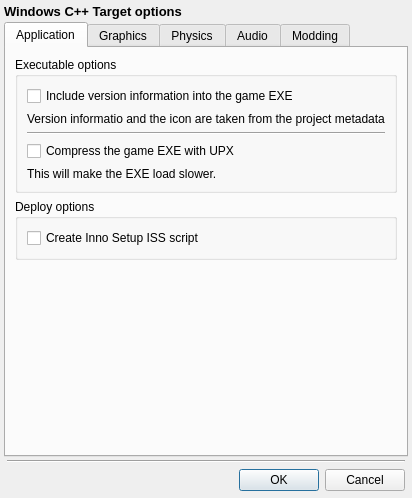
<?xml version="1.0" encoding="UTF-8"?>
<ui version="4.0">
 <class>Config</class>
 <widget class="QDialog" name="Config">
  <property name="geometry">
   <rect>
    <x>0</x>
    <y>0</y>
    <width>379</width>
    <height>498</height>
   </rect>
  </property>
  <property name="sizePolicy">
   <sizepolicy hsizetype="Preferred" vsizetype="Maximum">
    <horstretch>0</horstretch>
    <verstretch>0</verstretch>
   </sizepolicy>
  </property>
  <property name="windowTitle">
   <string>C++ settings</string>
  </property>
  <layout class="QVBoxLayout" name="verticalLayout">
   <property name="spacing">
    <number>3</number>
   </property>
   <property name="margin">
    <number>4</number>
   </property>
   <item>
    <widget class="QLabel" name="label">
     <property name="sizePolicy">
      <sizepolicy hsizetype="Preferred" vsizetype="Fixed">
       <horstretch>0</horstretch>
       <verstretch>0</verstretch>
      </sizepolicy>
     </property>
     <property name="font">
      <font>
       <pointsize>10</pointsize>
       <weight>75</weight>
       <bold>true</bold>
      </font>
     </property>
     <property name="text">
      <string>Windows C++ Target options</string>
     </property>
    </widget>
   </item>
   <item>
    <widget class="QTabWidget" name="tabWidget_2">
     <property name="currentIndex">
      <number>0</number>
     </property>
     <widget class="QWidget" name="tab">
      <attribute name="title">
       <string>Application</string>
      </attribute>
      <layout class="QVBoxLayout" name="verticalLayout_17">
       <item>
        <widget class="QGroupBox" name="groupBox_4">
         <property name="title">
          <string>Executable options</string>
         </property>
         <layout class="QVBoxLayout" name="verticalLayout_18">
          <item>
           <widget class="QCheckBox" name="checkBox_8">
            <property name="text">
             <string>Include version information into the game EXE</string>
            </property>
           </widget>
          </item>
          <item>
           <widget class="QLabel" name="label_18">
            <property name="text">
             <string>Version informatio and the icon are taken from the project metadata</string>
            </property>
           </widget>
          </item>
          <item>
           <widget class="Line" name="line_5">
            <property name="orientation">
             <enum>Qt::Horizontal</enum>
            </property>
           </widget>
          </item>
          <item>
           <widget class="QCheckBox" name="checkBox_9">
            <property name="text">
             <string>Compress the game EXE with UPX</string>
            </property>
           </widget>
          </item>
          <item>
           <widget class="QLabel" name="label_19">
            <property name="text">
             <string>This will make the EXE load slower.</string>
            </property>
           </widget>
          </item>
         </layout>
        </widget>
       </item>
       <item>
        <widget class="QGroupBox" name="groupBox_5">
         <property name="title">
          <string>Deploy options</string>
         </property>
         <layout class="QVBoxLayout" name="verticalLayout_19">
          <item>
           <widget class="QCheckBox" name="checkBox_13">
            <property name="text">
             <string>Create Inno Setup ISS script</string>
            </property>
           </widget>
          </item>
         </layout>
        </widget>
       </item>
       <item>
        <spacer name="verticalSpacer_9">
         <property name="orientation">
          <enum>Qt::Vertical</enum>
         </property>
         <property name="sizeHint" stdset="0">
          <size>
           <width>20</width>
           <height>40</height>
          </size>
         </property>
        </spacer>
       </item>
      </layout>
     </widget>
     <widget class="QWidget" name="graphicsOptions">
      <attribute name="title">
       <string>Graphics</string>
      </attribute>
      <layout class="QVBoxLayout" name="verticalLayout_10">
       <property name="spacing">
        <number>0</number>
       </property>
       <property name="margin">
        <number>0</number>
       </property>
       <item>
        <widget class="QFrame" name="frame">
         <layout class="QVBoxLayout" name="verticalLayout_2">
          <property name="spacing">
           <number>3</number>
          </property>
          <property name="margin">
           <number>3</number>
          </property>
          <item>
           <widget class="QLabel" name="label_8">
            <property name="text">
             <string>Graphics API:</string>
            </property>
           </widget>
          </item>
          <item>
           <layout class="QHBoxLayout" name="horizontalLayout">
            <item>
             <widget class="QRadioButton" name="radioButton">
              <property name="text">
               <string>OpenGL</string>
              </property>
             </widget>
            </item>
            <item>
             <widget class="QRadioButton" name="radioButton_2">
              <property name="enabled">
               <bool>false</bool>
              </property>
              <property name="text">
               <string>DirectX</string>
              </property>
             </widget>
            </item>
           </layout>
          </item>
          <item>
           <widget class="QLabel" name="label_6">
            <property name="text">
             <string>Currently, only OpenGL is supported.</string>
            </property>
           </widget>
          </item>
          <item>
           <widget class="Line" name="line">
            <property name="orientation">
             <enum>Qt::Horizontal</enum>
            </property>
           </widget>
          </item>
          <item>
           <widget class="QStackedWidget" name="stackedWidget">
            <property name="currentIndex">
             <number>0</number>
            </property>
            <widget class="QWidget" name="gl">
             <layout class="QVBoxLayout" name="verticalLayout_4">
              <property name="spacing">
               <number>2</number>
              </property>
              <property name="margin">
               <number>2</number>
              </property>
              <item>
               <widget class="QLabel" name="label_3">
                <property name="font">
                 <font>
                  <pointsize>10</pointsize>
                  <weight>75</weight>
                  <bold>true</bold>
                 </font>
                </property>
                <property name="text">
                 <string>OpenGL Settings</string>
                </property>
               </widget>
              </item>
              <item>
               <widget class="QTabWidget" name="tabWidget">
                <property name="currentIndex">
                 <number>0</number>
                </property>
                <widget class="QWidget" name="glVersion">
                 <attribute name="title">
                  <string>OpenGL Version</string>
                 </attribute>
                 <layout class="QVBoxLayout" name="verticalLayout_6">
                  <property name="spacing">
                   <number>2</number>
                  </property>
                  <property name="margin">
                   <number>3</number>
                  </property>
                  <item>
                   <widget class="QCommandLinkButton" name="commandLinkButton">
                    <property name="enabled">
                     <bool>false</bool>
                    </property>
                    <property name="sizePolicy">
                     <sizepolicy hsizetype="Preferred" vsizetype="Preferred">
                      <horstretch>0</horstretch>
                      <verstretch>0</verstretch>
                     </sizepolicy>
                    </property>
                    <property name="text">
                     <string>OpenGL 1.1</string>
                    </property>
                    <property name="checkable">
                     <bool>true</bool>
                    </property>
                    <property name="description">
                     <string>Best for 2D games, does not support effects and filters.</string>
                    </property>
                   </widget>
                  </item>
                  <item>
                   <widget class="QCommandLinkButton" name="commandLinkButton_2">
                    <property name="enabled">
                     <bool>false</bool>
                    </property>
                    <property name="sizePolicy">
                     <sizepolicy hsizetype="Preferred" vsizetype="Preferred">
                      <horstretch>0</horstretch>
                      <verstretch>0</verstretch>
                     </sizepolicy>
                    </property>
                    <property name="text">
                     <string>OpenGL ES 2.1</string>
                    </property>
                    <property name="checkable">
                     <bool>true</bool>
                    </property>
                    <property name="description">
                     <string>Supposts some effects and filters. Does not support tesselation.</string>
                    </property>
                   </widget>
                  </item>
                  <item>
                   <widget class="QCommandLinkButton" name="commandLinkButton_3">
                    <property name="sizePolicy">
                     <sizepolicy hsizetype="Preferred" vsizetype="Preferred">
                      <horstretch>0</horstretch>
                      <verstretch>0</verstretch>
                     </sizepolicy>
                    </property>
                    <property name="text">
                     <string>OpenGL 3.3</string>
                    </property>
                    <property name="checkable">
                     <bool>true</bool>
                    </property>
                    <property name="checked">
                     <bool>true</bool>
                    </property>
                    <property name="description">
                     <string>Supposts all effects and filters. Does not support tesselation. Requires modern hardware.</string>
                    </property>
                   </widget>
                  </item>
                  <item>
                   <widget class="QCommandLinkButton" name="commandLinkButton_4">
                    <property name="enabled">
                     <bool>false</bool>
                    </property>
                    <property name="sizePolicy">
                     <sizepolicy hsizetype="Preferred" vsizetype="Preferred">
                      <horstretch>0</horstretch>
                      <verstretch>0</verstretch>
                     </sizepolicy>
                    </property>
                    <property name="text">
                     <string>OpenGL 4.0</string>
                    </property>
                    <property name="checkable">
                     <bool>true</bool>
                    </property>
                    <property name="description">
                     <string>Supports all effects and tesselation. Requires newest hardware.</string>
                    </property>
                   </widget>
                  </item>
                 </layout>
                </widget>
                <widget class="QWidget" name="fllback">
                 <attribute name="title">
                  <string>Fallback options</string>
                 </attribute>
                 <layout class="QVBoxLayout" name="verticalLayout_7">
                  <property name="spacing">
                   <number>3</number>
                  </property>
                  <property name="margin">
                   <number>3</number>
                  </property>
                  <item>
                   <widget class="QGroupBox" name="groupBox_2">
                    <property name="title">
                     <string>Effects</string>
                    </property>
                    <layout class="QVBoxLayout" name="verticalLayout_8">
                     <property name="spacing">
                      <number>3</number>
                     </property>
                     <property name="margin">
                      <number>6</number>
                     </property>
                     <item>
                      <widget class="QRadioButton" name="radioButton_3">
                       <property name="text">
                        <string>Rasterize effects. Code changes will not be respected.</string>
                       </property>
                       <property name="checked">
                        <bool>false</bool>
                       </property>
                      </widget>
                     </item>
                     <item>
                      <widget class="QRadioButton" name="radioButton_4">
                       <property name="text">
                        <string>Ignore effects.</string>
                       </property>
                      </widget>
                     </item>
                    </layout>
                   </widget>
                  </item>
                  <item>
                   <widget class="QGroupBox" name="groupBox_3">
                    <property name="title">
                     <string>Filters</string>
                    </property>
                    <layout class="QVBoxLayout" name="verticalLayout_9">
                     <property name="spacing">
                      <number>3</number>
                     </property>
                     <property name="margin">
                      <number>6</number>
                     </property>
                     <item>
                      <widget class="QRadioButton" name="radioButton_5">
                       <property name="text">
                        <string>Rasterize effects. Code changes will not be respected.</string>
                       </property>
                       <property name="checked">
                        <bool>false</bool>
                       </property>
                      </widget>
                     </item>
                     <item>
                      <widget class="QRadioButton" name="radioButton_6">
                       <property name="text">
                        <string>Ignore effects.</string>
                       </property>
                      </widget>
                     </item>
                    </layout>
                   </widget>
                  </item>
                  <item>
                   <widget class="QLabel" name="label_7">
                    <property name="text">
                     <string>Post-screen shaders will always be ignored if not supported.</string>
                    </property>
                   </widget>
                  </item>
                  <item>
                   <spacer name="verticalSpacer_3">
                    <property name="orientation">
                     <enum>Qt::Vertical</enum>
                    </property>
                    <property name="sizeHint" stdset="0">
                     <size>
                      <width>20</width>
                      <height>40</height>
                     </size>
                    </property>
                   </spacer>
                  </item>
                 </layout>
                </widget>
               </widget>
              </item>
              <item>
               <spacer name="verticalSpacer_2">
                <property name="orientation">
                 <enum>Qt::Vertical</enum>
                </property>
                <property name="sizeHint" stdset="0">
                 <size>
                  <width>100</width>
                  <height>0</height>
                 </size>
                </property>
               </spacer>
              </item>
              <item>
               <widget class="QLabel" name="label_5">
                <property name="text">
                 <string>Currently, only version 3.3 is supported.</string>
                </property>
               </widget>
              </item>
             </layout>
            </widget>
            <widget class="QWidget" name="dx">
             <layout class="QVBoxLayout" name="verticalLayout_3">
              <property name="margin">
               <number>0</number>
              </property>
              <item>
               <widget class="QLabel" name="label_2">
                <property name="font">
                 <font>
                  <pointsize>10</pointsize>
                  <weight>75</weight>
                  <bold>true</bold>
                 </font>
                </property>
                <property name="text">
                 <string>DirectX API is not available now.</string>
                </property>
               </widget>
              </item>
              <item>
               <widget class="QLabel" name="label_4">
                <property name="text">
                 <string>Currently only OpenGL is supported.</string>
                </property>
               </widget>
              </item>
              <item>
               <spacer name="verticalSpacer">
                <property name="orientation">
                 <enum>Qt::Vertical</enum>
                </property>
                <property name="sizeHint" stdset="0">
                 <size>
                  <width>20</width>
                  <height>40</height>
                 </size>
                </property>
               </spacer>
              </item>
             </layout>
            </widget>
           </widget>
          </item>
         </layout>
        </widget>
       </item>
      </layout>
     </widget>
     <widget class="QWidget" name="physicsOptions">
      <attribute name="title">
       <string>Physics</string>
      </attribute>
      <layout class="QVBoxLayout" name="verticalLayout_11">
       <property name="spacing">
        <number>3</number>
       </property>
       <property name="margin">
        <number>4</number>
       </property>
       <item>
        <widget class="QLabel" name="label_9">
         <property name="text">
          <string>Physics API:</string>
         </property>
        </widget>
       </item>
       <item>
        <layout class="QHBoxLayout" name="horizontalLayout_2">
         <item>
          <widget class="QRadioButton" name="radioButton_8">
           <property name="text">
            <string>Bullet 3D</string>
           </property>
          </widget>
         </item>
         <item>
          <widget class="QRadioButton" name="radioButton_7">
           <property name="text">
            <string>Box2D</string>
           </property>
          </widget>
         </item>
        </layout>
       </item>
       <item>
        <widget class="QStackedWidget" name="stackedWidget_2">
         <property name="currentIndex">
          <number>0</number>
         </property>
         <widget class="QWidget" name="page">
          <layout class="QVBoxLayout" name="verticalLayout_12">
           <property name="spacing">
            <number>4</number>
           </property>
           <property name="margin">
            <number>6</number>
           </property>
           <item>
            <widget class="QLabel" name="label_10">
             <property name="font">
              <font>
               <pointsize>10</pointsize>
               <weight>75</weight>
               <bold>true</bold>
              </font>
             </property>
             <property name="text">
              <string>Bullet 3D</string>
             </property>
            </widget>
           </item>
           <item>
            <widget class="QLabel" name="label_12">
             <property name="text">
              <string>Supports 3D physics. Use Box2D if your game is 2D only!</string>
             </property>
            </widget>
           </item>
           <item>
            <widget class="QRadioButton" name="radioButton_9">
             <property name="text">
              <string>Prefer CPU</string>
             </property>
            </widget>
           </item>
           <item>
            <widget class="QRadioButton" name="radioButton_10">
             <property name="text">
              <string>Prefer GPU, if unavailable, CPU</string>
             </property>
             <property name="checked">
              <bool>true</bool>
             </property>
            </widget>
           </item>
           <item>
            <spacer name="verticalSpacer_5">
             <property name="orientation">
              <enum>Qt::Vertical</enum>
             </property>
             <property name="sizeHint" stdset="0">
              <size>
               <width>20</width>
               <height>40</height>
              </size>
             </property>
            </spacer>
           </item>
          </layout>
         </widget>
         <widget class="QWidget" name="page_2">
          <layout class="QVBoxLayout" name="verticalLayout_13">
           <property name="spacing">
            <number>4</number>
           </property>
           <property name="margin">
            <number>6</number>
           </property>
           <item>
            <widget class="QLabel" name="label_11">
             <property name="font">
              <font>
               <pointsize>10</pointsize>
               <weight>75</weight>
               <bold>true</bold>
              </font>
             </property>
             <property name="text">
              <string>Box2D</string>
             </property>
            </widget>
           </item>
           <item>
            <widget class="QLabel" name="label_13">
             <property name="text">
              <string>Supports only 2D physics. If you make 3D game, use Bullet3D</string>
             </property>
            </widget>
           </item>
           <item>
            <widget class="QLabel" name="label_14">
             <property name="text">
              <string>If you have too much objects to simulate, try Bullet 3D in GPU mode</string>
             </property>
            </widget>
           </item>
           <item>
            <spacer name="verticalSpacer_6">
             <property name="orientation">
              <enum>Qt::Vertical</enum>
             </property>
             <property name="sizeHint" stdset="0">
              <size>
               <width>20</width>
               <height>40</height>
              </size>
             </property>
            </spacer>
           </item>
          </layout>
         </widget>
        </widget>
       </item>
       <item>
        <spacer name="verticalSpacer_4">
         <property name="orientation">
          <enum>Qt::Vertical</enum>
         </property>
         <property name="sizeHint" stdset="0">
          <size>
           <width>20</width>
           <height>40</height>
          </size>
         </property>
        </spacer>
       </item>
      </layout>
     </widget>
     <widget class="QWidget" name="audioOptions">
      <attribute name="title">
       <string>Audio</string>
      </attribute>
      <layout class="QVBoxLayout" name="verticalLayout_14">
       <item>
        <widget class="QLabel" name="label_15">
         <property name="font">
          <font>
           <pointsize>10</pointsize>
           <weight>75</weight>
           <bold>true</bold>
          </font>
         </property>
         <property name="text">
          <string>Audio settings:</string>
         </property>
        </widget>
       </item>
       <item>
        <widget class="QCheckBox" name="checkBox">
         <property name="enabled">
          <bool>false</bool>
         </property>
         <property name="text">
          <string>Support MP3</string>
         </property>
        </widget>
       </item>
       <item>
        <widget class="QCheckBox" name="checkBox_2">
         <property name="text">
          <string>Support OGG</string>
         </property>
        </widget>
       </item>
       <item>
        <widget class="QCheckBox" name="checkBox_3">
         <property name="text">
          <string>Support MOD/XM/IT/s3m</string>
         </property>
        </widget>
       </item>
       <item>
        <widget class="QGroupBox" name="groupBox">
         <property name="title">
          <string>TrackedMusic fallback options</string>
         </property>
         <layout class="QVBoxLayout" name="verticalLayout_15">
          <item>
           <widget class="QRadioButton" name="radioButton_11">
            <property name="text">
             <string>Convert to wave (loop points will be ignored)</string>
            </property>
           </widget>
          </item>
          <item>
           <widget class="QRadioButton" name="radioButton_12">
            <property name="text">
             <string>Ignore track</string>
            </property>
           </widget>
          </item>
         </layout>
        </widget>
       </item>
       <item>
        <spacer name="verticalSpacer_7">
         <property name="orientation">
          <enum>Qt::Vertical</enum>
         </property>
         <property name="sizeHint" stdset="0">
          <size>
           <width>20</width>
           <height>40</height>
          </size>
         </property>
        </spacer>
       </item>
      </layout>
     </widget>
     <widget class="QWidget" name="moddingOptions">
      <attribute name="title">
       <string>Modding</string>
      </attribute>
      <layout class="QVBoxLayout" name="verticalLayout_16">
       <item>
        <widget class="QLabel" name="label_16">
         <property name="text">
          <string>It is always good idea to make your own modding or customization system. But if your game is too complex, for example a FPS and making your own editor will waste all of your time, you can use these options.</string>
         </property>
         <property name="wordWrap">
          <bool>true</bool>
         </property>
        </widget>
       </item>
       <item>
        <widget class="Line" name="line_3">
         <property name="orientation">
          <enum>Qt::Horizontal</enum>
         </property>
        </widget>
       </item>
       <item>
        <widget class="QCheckBox" name="checkBox_4">
         <property name="text">
          <string>Enable game modding!</string>
         </property>
        </widget>
       </item>
       <item>
        <widget class="QCheckBox" name="checkBox_6">
         <property name="text">
          <string>Include CREATOR IDE for Mods</string>
         </property>
        </widget>
       </item>
       <item>
        <widget class="QCheckBox" name="checkBox_10">
         <property name="text">
          <string>Make images external</string>
         </property>
        </widget>
       </item>
       <item>
        <widget class="QCheckBox" name="checkBox_12">
         <property name="text">
          <string>Make models external</string>
         </property>
        </widget>
       </item>
       <item>
        <widget class="QCheckBox" name="checkBox_11">
         <property name="text">
          <string>Make sounds and musics external</string>
         </property>
        </widget>
       </item>
       <item>
        <widget class="QTreeWidget" name="treeWidget">
         <property name="alternatingRowColors">
          <bool>true</bool>
         </property>
         <property name="iconSize">
          <size>
           <width>16</width>
           <height>16</height>
          </size>
         </property>
         <property name="rootIsDecorated">
          <bool>true</bool>
         </property>
         <column>
          <property name="text">
           <string>Make following scenes external:</string>
          </property>
         </column>
         <item>
          <property name="text">
           <string>New Item</string>
          </property>
          <property name="checkState">
           <enum>Unchecked</enum>
          </property>
          <property name="flags">
           <set>ItemIsSelectable|ItemIsUserCheckable|ItemIsEnabled</set>
          </property>
         </item>
         <item>
          <property name="text">
           <string>New Item</string>
          </property>
          <property name="checkState">
           <enum>Unchecked</enum>
          </property>
          <item>
           <property name="text">
            <string>New Subitem</string>
           </property>
           <property name="checkState">
            <enum>Unchecked</enum>
           </property>
          </item>
         </item>
        </widget>
       </item>
       <item>
        <widget class="QCheckBox" name="checkBox_5">
         <property name="enabled">
          <bool>false</bool>
         </property>
         <property name="text">
          <string>Make classes shared libraries</string>
         </property>
        </widget>
       </item>
       <item>
        <widget class="Line" name="line_4">
         <property name="orientation">
          <enum>Qt::Horizontal</enum>
         </property>
        </widget>
       </item>
       <item>
        <widget class="QLabel" name="label_17">
         <property name="text">
          <string>If your game is open-source you can safely use this option:</string>
         </property>
        </widget>
       </item>
       <item>
        <widget class="QCheckBox" name="checkBox_7">
         <property name="palette">
          <palette>
           <active>
            <colorrole role="WindowText">
             <brush brushstyle="SolidPattern">
              <color alpha="255">
               <red>255</red>
               <green>0</green>
               <blue>0</blue>
              </color>
             </brush>
            </colorrole>
            <colorrole role="Text">
             <brush brushstyle="SolidPattern">
              <color alpha="255">
               <red>255</red>
               <green>0</green>
               <blue>0</blue>
              </color>
             </brush>
            </colorrole>
           </active>
           <inactive>
            <colorrole role="WindowText">
             <brush brushstyle="SolidPattern">
              <color alpha="255">
               <red>255</red>
               <green>0</green>
               <blue>0</blue>
              </color>
             </brush>
            </colorrole>
            <colorrole role="Text">
             <brush brushstyle="SolidPattern">
              <color alpha="255">
               <red>255</red>
               <green>0</green>
               <blue>0</blue>
              </color>
             </brush>
            </colorrole>
           </inactive>
           <disabled>
            <colorrole role="WindowText">
             <brush brushstyle="SolidPattern">
              <color alpha="255">
               <red>120</red>
               <green>120</green>
               <blue>120</blue>
              </color>
             </brush>
            </colorrole>
            <colorrole role="Text">
             <brush brushstyle="SolidPattern">
              <color alpha="255">
               <red>120</red>
               <green>120</green>
               <blue>120</blue>
              </color>
             </brush>
            </colorrole>
           </disabled>
          </palette>
         </property>
         <property name="text">
          <string>Include game's source code</string>
         </property>
        </widget>
       </item>
       <item>
        <spacer name="verticalSpacer_8">
         <property name="orientation">
          <enum>Qt::Vertical</enum>
         </property>
         <property name="sizeHint" stdset="0">
          <size>
           <width>20</width>
           <height>40</height>
          </size>
         </property>
        </spacer>
       </item>
      </layout>
     </widget>
    </widget>
   </item>
   <item>
    <widget class="QWidget" name="widget" native="true">
     <layout class="QVBoxLayout" name="verticalLayout_5">
      <property name="leftMargin">
       <number>3</number>
      </property>
      <property name="topMargin">
       <number>0</number>
      </property>
      <property name="rightMargin">
       <number>3</number>
      </property>
      <property name="bottomMargin">
       <number>3</number>
      </property>
      <item>
       <widget class="Line" name="line_2">
        <property name="frameShadow">
         <enum>QFrame::Sunken</enum>
        </property>
        <property name="orientation">
         <enum>Qt::Horizontal</enum>
        </property>
       </widget>
      </item>
      <item>
       <widget class="QDialogButtonBox" name="buttonBox">
        <property name="orientation">
         <enum>Qt::Horizontal</enum>
        </property>
        <property name="standardButtons">
         <set>QDialogButtonBox::Cancel|QDialogButtonBox::Ok</set>
        </property>
       </widget>
      </item>
     </layout>
    </widget>
   </item>
  </layout>
 </widget>
 <resources/>
 <connections>
  <connection>
   <sender>buttonBox</sender>
   <signal>accepted()</signal>
   <receiver>Config</receiver>
   <slot>accept()</slot>
   <hints>
    <hint type="sourcelabel">
     <x>255</x>
     <y>342</y>
    </hint>
    <hint type="destinationlabel">
     <x>157</x>
     <y>274</y>
    </hint>
   </hints>
  </connection>
  <connection>
   <sender>buttonBox</sender>
   <signal>rejected()</signal>
   <receiver>Config</receiver>
   <slot>reject()</slot>
   <hints>
    <hint type="sourcelabel">
     <x>323</x>
     <y>342</y>
    </hint>
    <hint type="destinationlabel">
     <x>286</x>
     <y>274</y>
    </hint>
   </hints>
  </connection>
 </connections>
</ui>
